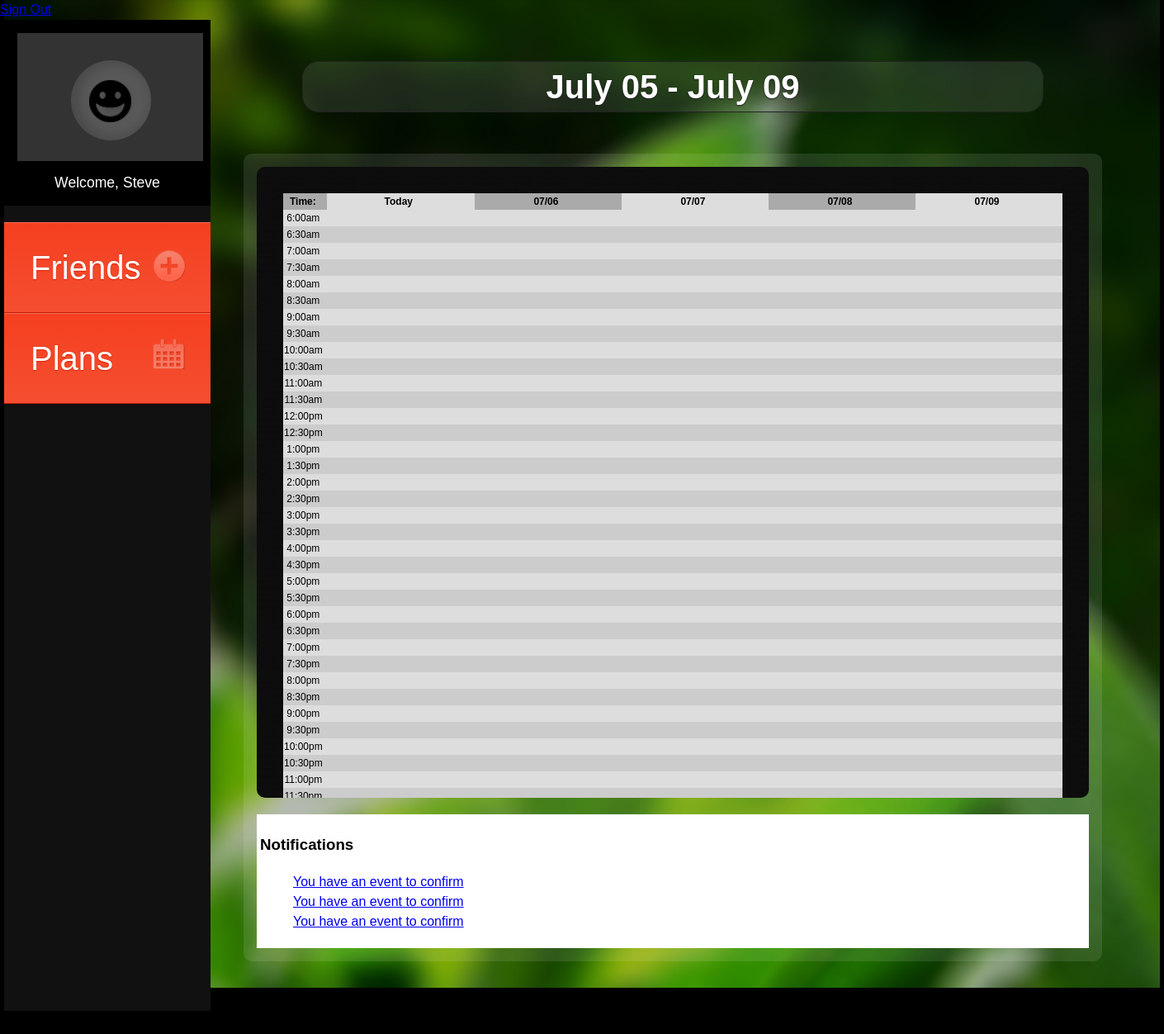
Before: /calendar.php (signed in) with the older database file.
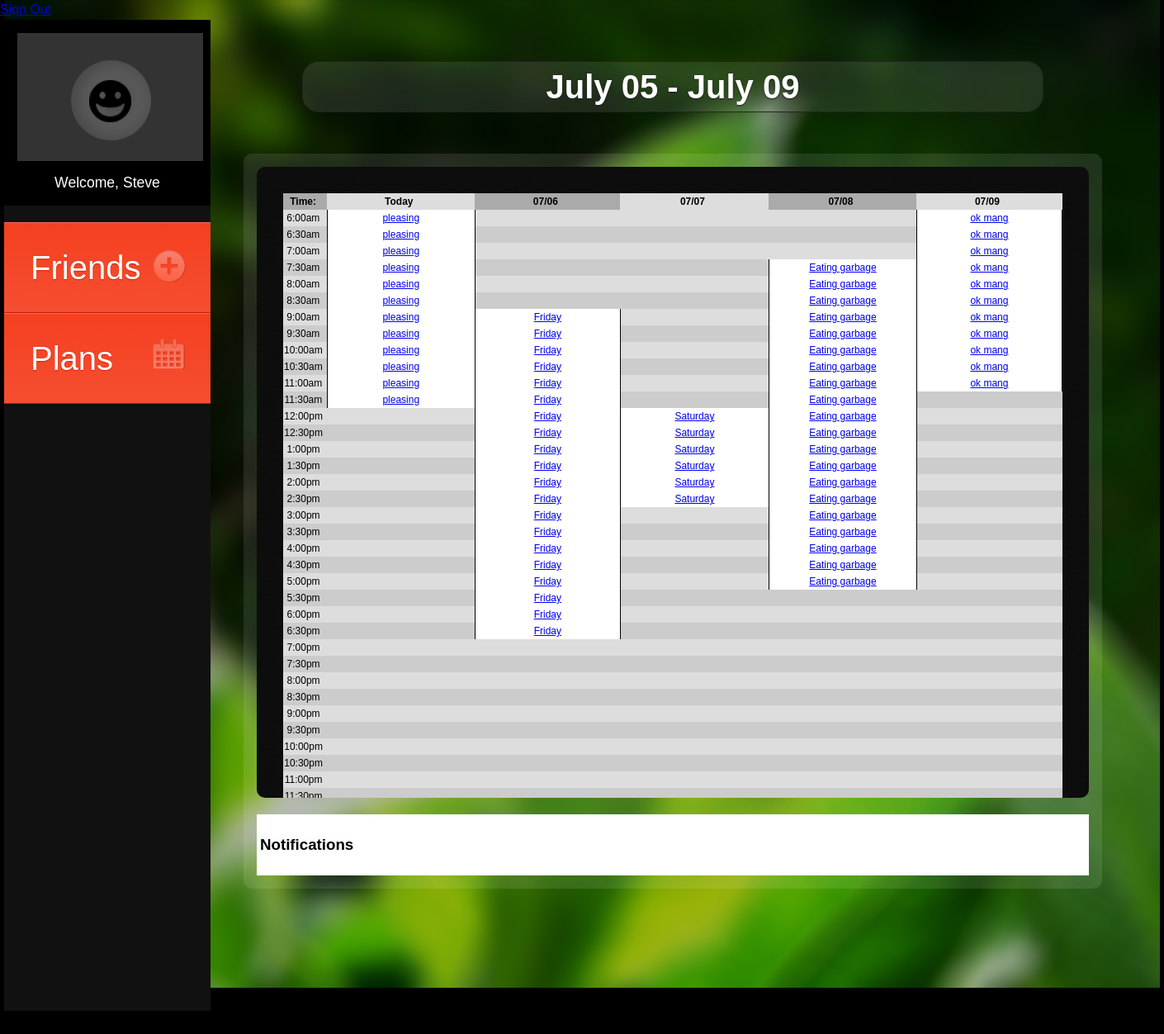
After: the same page with the newer database file.
### tables this page shows
CREATE TABLE IF NOT EXISTS `user_events` (
  `user_id` int(11) NOT NULL,
  `event_id` int(11) NOT NULL,
  `confirmed` tinyint(1) NOT NULL DEFAULT '1',
  KEY `user_id` (`user_id`),
  KEY `event_id` (`event_id`)
);

CREATE TABLE IF NOT EXISTS `events` (
  `id` int(11) NOT NULL AUTO_INCREMENT,
  `location_id` int(11) NOT NULL,
  `event_from` varchar(11) NOT NULL,
  `event_to` varchar(11) NOT NULL,
  `event_title` varchar(255) NOT NULL,
  `event_date` varchar(50) NOT NULL,
  PRIMARY KEY (`id`),
  KEY `location_id` (`location_id`)
);

### includes/requests.php (called while the page is built, shortened)
<?php
function check_notification($db, $user_id) {
	$sql = $db->prepare('SELECT confirmed, event_id FROM user_events WHERE user_id = :user_id');
	$sql->bindValue(':user_id', $user_id, PDO::PARAM_INT);
	$sql->execute();
	$results = $sql->fetchALL();
	return $results;
}
?>

### includes/functions.php (the view, shortened to what the changed rows need)
<?php
function check_schedule($db, $user_id) {
	$current_date =  date("m/d/Y");
	$day1  = date("m/d/Y", mktime(0, 0, 0, date("m")  , date("d")+1, date("Y")));
	$day2  = date("m/d/Y", mktime(0, 0, 0, date("m")  , date("d")+2, date("Y")));
	$day3  = date("m/d/Y", mktime(0, 0, 0, date("m")  , date("d")+3, date("Y")));
	$day4  = date("m/d/Y", mktime(0, 0, 0, date("m")  , date("d")+4, date("Y")));
	$sql = $db->prepare(' SELECT event_id FROM user_events WHERE user_id = :user_id ');
	$sql->bindValue(':user_id', $user_id, PDO::PARAM_INT);
	$sql->execute();
	$results = $sql->fetchAll();
	$counter = 0;
	foreach($results as $event_ids) {
		$event_id = $event_ids[0];
		$sql = $db->prepare('SELECT event_date, event_from, event_to, event_title FROM events WHERE id = :event_id AND event_date IN (:current_date, :day1, :day2, :day3, :day4) ');
		$sql->bindValue(':event_id', $event_id, PDO::PARAM_INT);
		$sql->bindValue(':current_date', $current_date, PDO::PARAM_STR);
		$sql->bindValue(':day1', $day1, PDO::PARAM_STR);
		$sql->bindValue(':day2', $day2, PDO::PARAM_STR);
		$sql->bindValue(':day3', $day3, PDO::PARAM_STR);
		$sql->bindValue(':day4', $day4, PDO::PARAM_STR);
		$sql->execute();
		$result = $sql->fetchAll();
		if ($result == true) {
			$final_results[$counter] = $result[0];
			$counter++;
		}
	}
	$todays_events = array();
	$week_array = array();
	foreach ($final_results as $user_events){
		if ($user_events['event_date'] == $current_date) {
			$inner_array_current = array();
			array_push($inner_array_current, $user_events['event_title'], $user_events['event_from'],$user_events['event_to'],$user_events['event_date']);
			$todays_events[0] =  $inner_array_current;
			$week_array[0] = $todays_events[0];
		}
		if ($user_events['event_date'] == $day1) {
			$day1_array = array();
			array_push($day1_array, $user_events['event_title'], $user_events['event_from'],$user_events['event_to'],$user_events['event_date']);
			$todays_events[1] =  $day1_array;
			$week_array[1] = $todays_events[1];
		}
		if ($user_events['event_date'] == $day2) {
			$day2_array = array();
			array_push($day2_array, $user_events['event_title'], $user_events['event_from'],$user_events['event_to'],$user_events['event_date']);
			$todays_events[2] =  $day2_array;
			$week_array[2] = $todays_events[2];
		}
		if ($user_events['event_date'] == $day3) {
			$day3_array = array();
			array_push($day3_array, $user_events['event_title'], $user_events['event_from'],$user_events['event_to'],$user_events['event_date']);
			$todays_events[3] =  $day3_array;
			$week_array[3] = $todays_events[3];
		}
		if ($user_events['event_date'] == $day4) {
			$day4_array = array();
			array_push($day4_array, $user_events['event_title'], $user_events['event_from'],$user_events['event_to'],$user_events['event_date']);
			$todays_events[4] =  $day4_array;
			$week_array[4] = $todays_events[4];
		}
	}
	return($week_array);
}
function create_table ($start, $interval, $event_array) {
	$change_time = (12.5 - $start) * (60 / $interval);
	$counter = 0;
	for ($i = $start; $i <24; $i++){
	    for ($j = 0; $j <=$interval ; $j+=$interval) {
			$change_to_pm = ($counter > $change_time - (60 / $interval)) ? true : false;
			$pm_or_am = $change_to_pm ? 'pm' : 'am';
	    	$hour = ($counter > $change_time) ? $i - 12 : $i;
	    	$compared_time = $hour.':'.str_pad($j, 2, '0', STR_PAD_LEFT);
	    	$full_time = $compared_time. $pm_or_am;
	    	$time_seconds = strtotime($full_time);
    		echo ('<tr>');
      		echo ('<td class="tableTime">'.$full_time.'</td>');
      		$event_array_object = new ArrayObject($event_array);
      		for ($k = 0; $k < 5; $k++) {
      			if($event_array_object->offsetExists($k)) {
	      			$day_event_start = strtotime($event_array[$k][1]);
	      			$day_event_end = strtotime($event_array[$k][2]);
	      			if ($time_seconds >= $day_event_start && $time_seconds < $day_event_end) {
      					echo('<td class="eventTable eventTime"><a href="#">'.$event_array[$k][0].'</a></td>');
      				} else {
      				echo('<td class="eventTable"></td>');
      				}
	      		} else {
      				echo('<td class="eventTable"></td>');
      			}
      		}
       		echo ('</tr>');
	       $counter++;
	    }
	}
}

### calendar.php (shortened to what the changed rows need)
<?php
require_once 'includes/db.php';
require_once 'includes/requests.php';
require_once 'includes/functions.php';
$user_id = $_SESSION['user-id'];
$event_array = check_schedule($db,$user_id);
?>
<!DOCTYPE html>
<html>
<head>
	<link href="css/general.css" rel="stylesheet">
</head>
<body>
	<div class="container">
		<div class="content-container">
			<div class="eventAdd">
				<header class="contentHead">
					<h1><?php echo date('F d');?> - <?php echo date("F d", mktime(0, 0, 0, date("m"), date("d")+4));?></h1>
				</header>
				<div class="contentBody">
					<div class="calendarBody clearfix">
						<table>
					        <thead>
					          <tr>
					            <th>Time:</th>
					            <th class="dates">Today</th>
					            <th class="dates"><?php echo date("m/d", mktime(0, 0, 0, date("m"), date("d")+1));?></th>
					            <th class="dates"><?php echo date("m/d", mktime(0, 0, 0, date("m"), date("d")+2));?></th>
					            <th class="dates"><?php echo date("m/d", mktime(0, 0, 0, date("m"), date("d")+3));?></th>
					            <th class="dates"><?php echo date("m/d", mktime(0, 0, 0, date("m"), date("d")+4));?></th>
					          </tr>
					        </thead>
					        <tbody>
					        	<?php create_table (6, 30, $event_array);?>
					        </tbody>
					    </table>
					</div>
					 <div class="notifications">
				    	<ul class="notificationsList">
				    		<?php
				    		$notifications = check_notification($db, $user_id);
							$notified = array();
							foreach ($notifications as $notify) {
				    			if($notify['confirmed'] == 0 ){
				    				echo '<li><a href="event.php">You have an event to confirm</a></li>';
									$notified[] = $notify;
				    			}
				    		} if(empty($notified) && (isset($_SESSION['event_added']))) {
				    			echo '<li>No events to confirm</li>';
				    		} ?>
					</div>
				</div>
			</div>
		</div>
	</div>
<body>
</html>

Changed rows visible on the page:
removed user_events: confirmed "You have an event to confirm"
removed user_events: confirmed "You have an event to confirm"
removed user_events: confirmed "You have an event to confirm"
added events: event_title "pleasing"
added events: event_title "ok mang"
added events: event_title "Eating garbage"
added events: event_title "Friday"
added events: event_title "Saturday"
